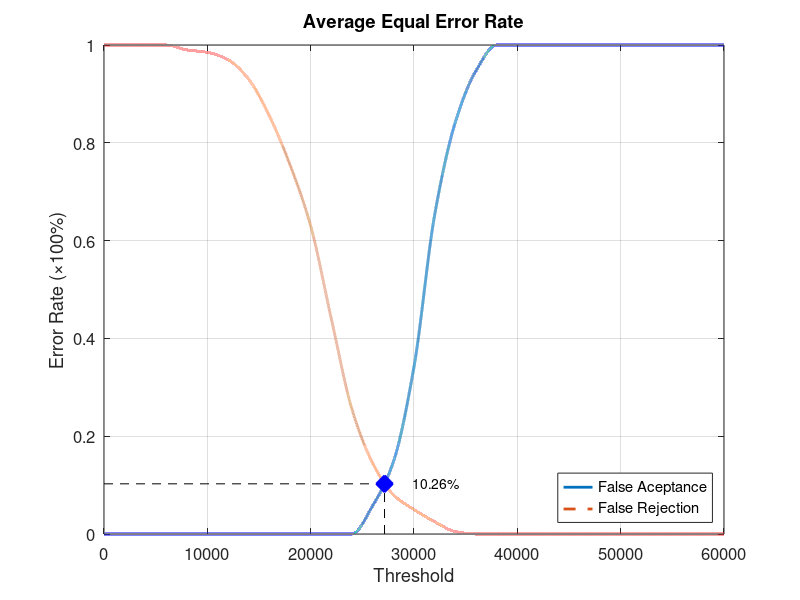
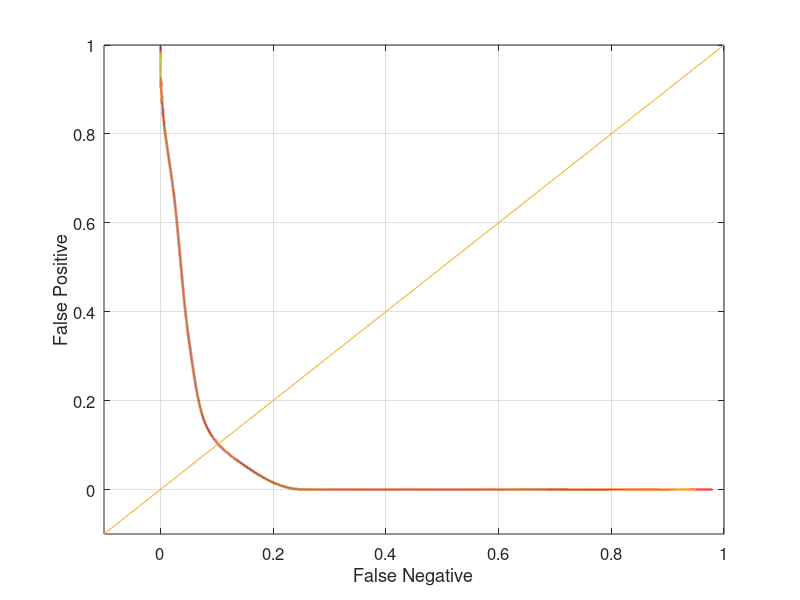

Recreate these plots in MATLAB, in order.
function yEER = Database4_1
close all;
clear;
clc;
x = 0:2000:60000;
xq = 0:0.5:60000;

y0 = [0 0 0 0 0 0 0 0 0 0 0 0 0 0.0578947 0.147368 0.342105 0.652632 0.842105 0.947368 1 1 1 1 1 1 1 1 1 1 1 1];
yy0 = interp1(x, y0, xq, 'pchip');
y1 = [1 1 1 1 0.99 0.985 0.97 0.93 0.855 0.755 0.63 0.44 0.255 0.145 0.08 0.05 0.025 0.005 0 0 0 0 0 0 0 0 0 0 0 0 0];
yy1 = interp1(x, y1, xq, 'pchip');

% Calculating EER: 
y2 = abs(y0 - y1);
find(y2 == min(y2))
yy2 = abs(yy0 - yy1);
xEER = find(yy2 == min(yy2));
xEERIndex = xq(xEER) % X-axis EER
yEER = yy0(xEER) % Y-axis EER

main = figure
plot(xq, yy0,'-','LineWidth', 2);	hold on
plot(xq, yy1,'--','LineWidth', 2);	hold on
plot([xEERIndex xEERIndex], [0 yEER], 'k--');	hold on
plot([0 xEERIndex], [yEER yEER], 'k--');	hold on
plot(xEERIndex, yEER, 'bx', 'LineWidth', 10);	hold on
text(xEERIndex + 10 * xEERIndex / 100, yEER, [num2str(round((10000 * yEER)) / 100) '%'])
legend('False Aceptance', 'False Rejection', 'Location', 'SouthEast')
xlabel('Threshold')
ylabel('Error Rate (\times100%)')
title('Average Equal Error Rate')
set(gca, 'FontSize', 12)
axis([0 60000 0 1])
grid on

print(main, 'Database4_1Main', '-dpng');
FNRxFPR = figure('Color', [1 1 1]);
plot(yy1, yy0, '-', yy1, yy0, 'LineWidth', 2);
hold on
y = -0.1:0.1:1
plot(y, y); 
set(gca, 'FontSize', 12)
xlabel('False Negative')
ylabel('False Positive')
axis([-0.1 1 -0.1 1])
set(gca, 'FontSize', 12)
grid on

print(FNRxFPR, 'Database4_1FNRxFPR','-dpng');
end
